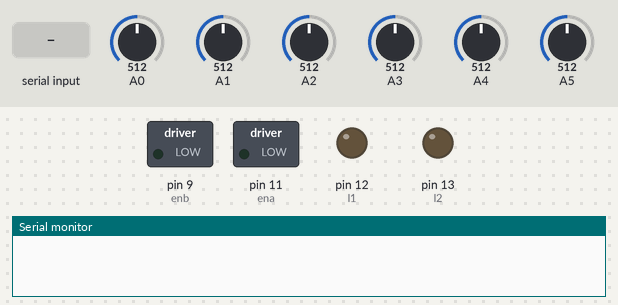
Simulated run of this sketch. Board: Arduino Uno, built with avr-gcc and run on an emulated ATmega328P. On the bench: switched loads named in the sketch (green lamp = pin HIGH), output pins drawn as LEDs (lit = HIGH), the last lines printed to the serial monitor. Dashed ring = blinking. Inputs (shaded band) come from the test bench; at power-on: A0 = 512, A1 = 512, A2 = 512, A3 = 512, A4 = 512, A5 = 512. Pins used as bus, display or sensor lines are not drawn.

Above: at 1.3 s.
1.4 s: "1" received over the second serial link
At 2.0 s:
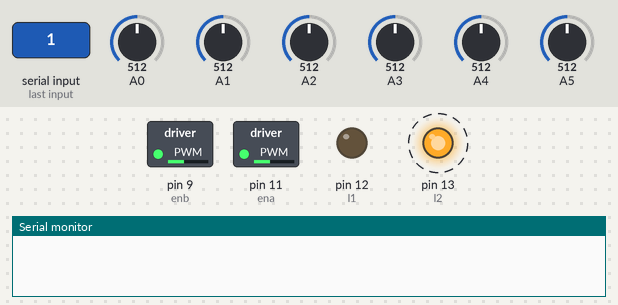
4.4 s: "3" received over the second serial link
At 7.2 s:
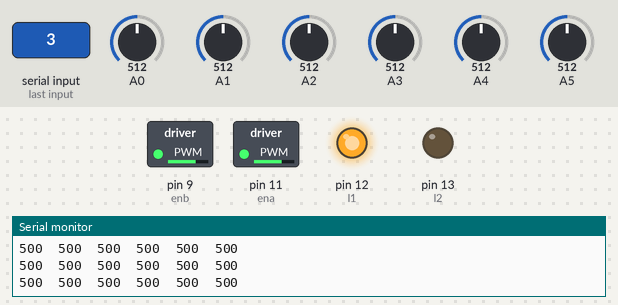
7.4 s: "2" received over the second serial link
At 8.6 s:
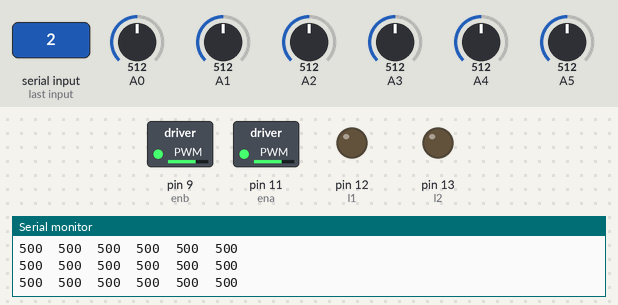
Timing chart, 0 to 10.4 s (numbered marks = the images above; inputs shaded):
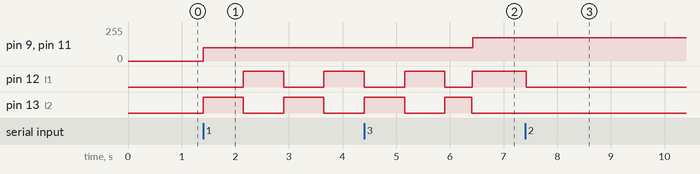

Measured:
- after the input at 1.4 s, pin 9 (enb), pin 11 (ena): 0/255 → 100/255 at once; pin 12 (l1): LOW → HIGH after 0.75 s, → LOW 0.75 s later, → HIGH 0.75 s later; pin 13 (l2): alternates HIGH for 0.75 s and LOW for 0.75 s, starting at once
- after the input at 4.4 s, pin 9 (enb), pin 11 (ena): 100/255 → 175/255 after 2.0 s
- after the input at 7.4 s, pin 12 (l1): HIGH → LOW at once

The sketch:

LineFollowerBot.ino
```cpp
// FOLLOWING'20 - hosted by RMI-NITT
// Developed by TEAM GiriAs [Girish.K && Aswin Sreekumar]
// Line Follower bot - basic code
// To be uploaded in Arduino UNO
// additional .ino sketch

#include<SoftwareSerial.h>

//IR Sensor operations file
#include<QTRSensors.h>

//Declaring data communication object
SoftwareSerial pat(5,6);

//Declaring IR sensor object
QTRSensors qtr;

//Global variables
//Sensor values
int sensorvalues[6];
int i=0;

//Input from NodeMCU
char ch,mn;

//PID
int pos,error,leftmotorspeed,rightmotorspeed,motorspeed,lasterror;
float kp=0.1,kd=0.2;

//motor driver pins
#define ena 11
#define enb 9
#define l1 12
#define l2 13
#define r1 8
#define r2 10

int a,b,c,d;
//setup
void setup()
{
  Serial.begin(9600);
  pinMode(ena,OUTPUT);
  pinMode(enb,OUTPUT);
  pinMode(l1,OUTPUT);
  pinMode(l2,OUTPUT);
  pinMode(r1,OUTPUT);
  pinMode(r2,OUTPUT);
  pinMode(A0,INPUT);
  pinMode(A1,INPUT);
  pinMode(A2,INPUT);
  pinMode(A3,INPUT);
  pinMode(A4,INPUT);
  pinMode(A5,INPUT);
  digitalWrite(ena,LOW);
  digitalWrite(enb,LOW);
  pat.begin(9600);
  qtr.setTypeAnalog();
  qtr.setSensorPins((const uint8_t[]){A0,A1,A2,A3,A4,A5},6);
  delay(500);
  while(!pat.available());
  ch=pat.read();
  ch='1';
  if(ch=='1')
  {
    a=1;b=0;c=1;d=0;
    analogWrite(ena,100);
    analogWrite(enb,100);
    digitalWrite(l1,a);
    digitalWrite(l2,b);
    digitalWrite(r1,c);
    digitalWrite(r2,d);
    for(i=0;i<200;i++)
    {

      if(i%30==0)
      {
        a=!a;
        b=!b;
        c=!c;
        d=!d;
       digitalWrite(l1,a);
      digitalWrite(l2,b);
      digitalWrite(r1,c);
      digitalWrite(r2,d);
      }
    qtr.calibrate();
    }
    digitalWrite(l1,LOW);
    digitalWrite(l2,LOW);
    digitalWrite(r1,LOW);
    digitalWrite(r2,LOW);
    for(i=0;i<6;i++)
    pat.write(qtr.calibrationOn.maximum[i]/5);
    for(i=0;i<6;i++)
    pat.write(qtr.calibrationOn.minimum[i]/5);
    ch='0';
  }
}

void loop()
{
    while(!pat.available());
    mn=pat.read();
    if(mn=='3')
    {while(1){
    digitalWrite(l1,HIGH);
    digitalWrite(l2,LOW);
    digitalWrite(r1,HIGH);
    digitalWrite(r2,LOW);
    pos=qtr.readLineBlack(sensorvalues);
   // Serial.println(pos);
    if(sensorvalues[0]>500&&sensorvalues[1]>500&&sensorvalues[2]>500&&sensorvalues[3]>500&&sensorvalues[4]>500&&sensorvalues[5]>500)
    {
      digitalWrite(l1,LOW);
      digitalWrite(l2,HIGH);
      digitalWrite(r1,LOW);
      digitalWrite(r2,HIGH);
    }
    else if(sensorvalues[0]<500&&sensorvalues[1]<500&&sensorvalues[2]<500&&sensorvalues[3]<500&&sensorvalues[4]<500&&sensorvalues[5]<500)
    {
      digitalWrite(l1,LOW);
      digitalWrite(l2,HIGH);
      digitalWrite(r1,LOW);
      digitalWrite(r2,HIGH);
    }
    lasterror=error;
    error=pos-2500;
    motorspeed=(kp*error)+(kd*(error-lasterror));
    rightmotorspeed=175+motorspeed;
    leftmotorspeed=175-motorspeed;
    if(leftmotorspeed>255) leftmotorspeed=255;
    if(rightmotorspeed>255)rightmotorspeed=255;
    if(leftmotorspeed<0) leftmotorspeed=0;
    if(rightmotorspeed<0) rightmotorspeed=0;
    analogWrite(ena,leftmotorspeed);
    analogWrite(enb,rightmotorspeed);
   // Serial.print(leftmotorspeed);
   // Serial.print('\t');
   // Serial.println(rightmotorspeed);
    for(i=0;i<6;i++)
    {
      Serial.print(sensorvalues[i]);
     Serial.print('\t');
    }
    Serial.println(" ");
    mn=pat.read();
    if(mn=='2')
    break;
    }}
    digitalWrite(l1,LOW);
    digitalWrite(l2,LOW);
    digitalWrite(r1,LOW);
    digitalWrite(r2,LOW);
}

// END OF CODE
```
